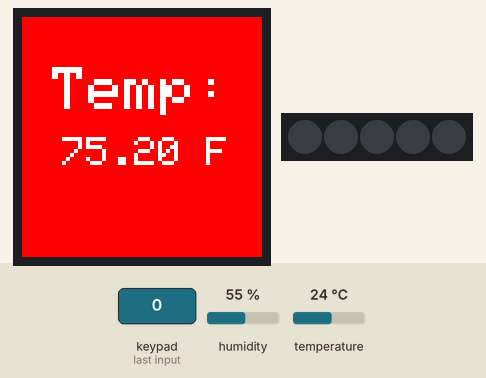
Bench run of a sketch on a simulated Arduino MKR. Parts: 240×240 colour display, 5 RGB LEDs in strip order, left to right. The inputs (shaded band) are chosen by the test bench; at power-on: humidity 55 %, temperature 24 °C. What the sketch prints to the serial monitor is not drawn.

1.5 s: key '0' pressed
Above: at 2.0 s.
Timing chart, 0 to 1.7 s (numbered marks = the images above; inputs shaded):
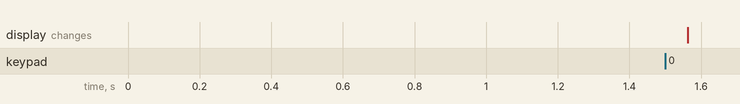

The sketch:

GetToKnowTheKitAct1V2.ino
```cpp
// (licence header left out)
#include <Arduino_MKRIoTCarrier.h>
MKRIoTCarrier carrier;

float temperature = 0;
float humidity = 0;

void setup() {
  Serial.begin(9600);
  //Wait to open the Serial monitor to start the program and see details on errors


  //Set if it has the Enclosure mounted
  CARRIER_CASE = true;
  //Initialize the IoTSK carrier and output any errors in the serial monitor
  carrier.begin();
}

void loop() {
  // read the sensor values
  temperature = carrier.Env.readTemperature(FAHRENHEIT);
  humidity = carrier.Env.readHumidity();

  //Update touch buttons
  carrier.Buttons.update();

  // print each of the sensor values
  Serial.print("Temperature = ");
  Serial.print(temperature);
  Serial.println(" Â°F");

  Serial.print("Humidity = ");
  Serial.print(humidity);
  Serial.println(" %");

  //function to print out values
  if (carrier.Buttons.onTouchDown(TOUCH0)) {
    printTemperature();
  }

  if (carrier.Buttons.onTouchDown(TOUCH1)) {
    printHumidity();
  }
}


void printTemperature() {
  //configuring display, setting background color, text size and text color
  carrier.display.fillScreen(ST77XX_RED); //red background
  carrier.display.setTextColor(ST77XX_WHITE); //white text
  carrier.display.setTextSize(6); //large sized text

  carrier.display.setCursor(30, 50); //sets position for printing (x and y)
  carrier.display.print("Temp: ");
  carrier.display.setTextSize(4); //decreasing text size
  carrier.display.setCursor(40, 120); //sets new position for printing (x and y)
  carrier.display.print(temperature);
  carrier.display.print(" F");
}

void printHumidity() {
  //configuring display, setting background color, text size and text color
  //if humidity is over 80, we set the display to a red background
  if (humidity >= 80) carrier.display.fillScreen(ST77XX_RED); //red background
  //if humidity is between 60 and 80, we set the display to a yellow background
  else if (humidity >= 60 && humidity <= 79) carrier.display.fillScreen(ST77XX_YELLOW); //yellow background
  //if humidity is between 30 and 60, we set the display to a green background
  else if (humidity >= 30 && humidity <= 59) carrier.display.fillScreen(ST77XX_GREEN); //green background
  //if humidity less than 30, we set the display to a magenta background
  else if (humidity < 30) carrier.display.fillScreen(ST77XX_MAGENTA); //magenta background
  carrier.display.setTextColor(ST77XX_WHITE); //white text
  carrier.display.setTextSize(2); //medium sized text

  carrier.display.setCursor(20, 110); //sets position for printing (x and y)
  carrier.display.print("Humi: ");
  carrier.display.print(humidity);
  carrier.display.println(" %");
}
```
